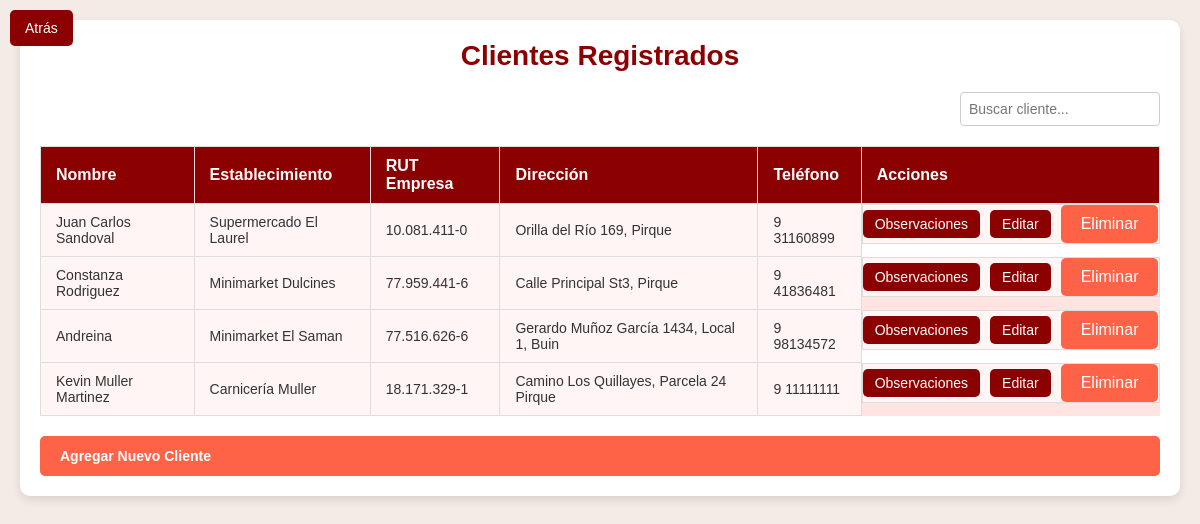
The app's page /listar-clientes/, older data.
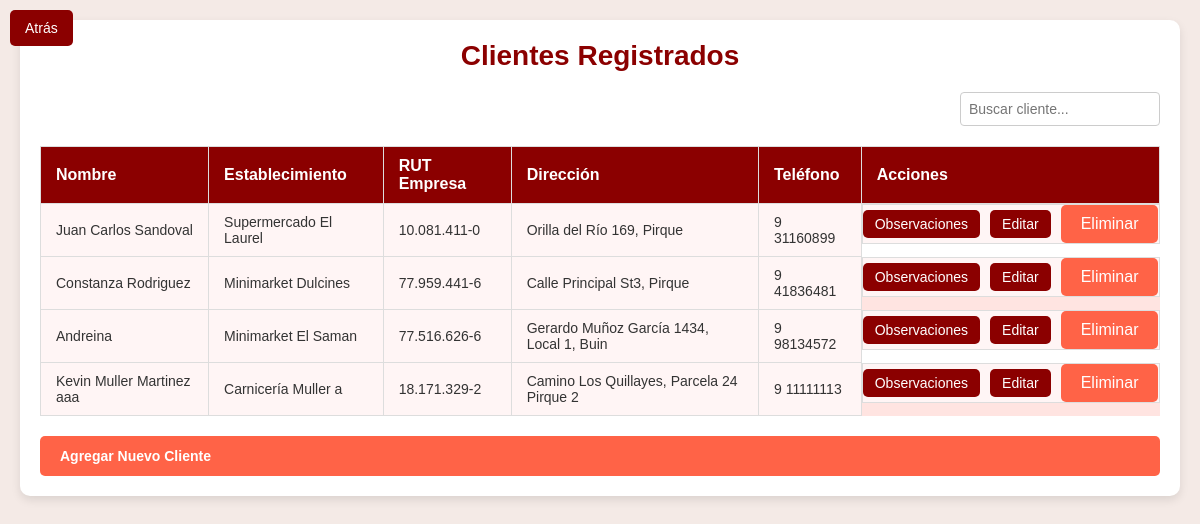
The same page, newer data.
### usuarios/models.py (models this page shows, shortened)
class Cliente(models.Model):
    nombre              = models.CharField(max_length=100)
    establecimiento     = models.CharField(max_length=100)
    rut_empresa         = models.CharField(max_length=20, unique=True)
    direccion           = models.TextField(null=True, blank=True)
    telefono            = models.CharField(max_length=20, null=True, blank=True)
    fecha_registro      = models.DateTimeField(auto_now_add=True)

### usuarios/views.py (the view)
# urls.py: path('listar-clientes/', lista_clientes_view, name='listar-clientes'),
def lista_clientes_view(request):
    clientes = Cliente.objects.all()
    return render(request, 'usuarios/listar_clientes.html', {'clientes': clientes})

### usuarios/templates/usuarios/listar_clientes.html (shortened to what this page needs)
{% load static %}
<!DOCTYPE html>
<html lang="es">
<head>
    <link rel="stylesheet" href="{% static 'css/styles-listar-clientes.css' %}">
</head>
<body>
    <div class="container">
        <a href="{% url 'home' %}" class="btn-back">Atrás</a>
        <h1 class="page-title">Clientes Registrados</h1>
        <table class="table">
            <div class="search-container">
                <input type="text" id="filtro" placeholder="Buscar cliente..." onkeyup="filtrarTabla()">
            </div>
            <thead>
                <tr>
                    <th>Nombre</th>
                    <th>Establecimiento</th>
                    <th>RUT Empresa</th>
                    <th>Dirección</th>
                    <th>Teléfono</th>
                    <th>Acciones</th>
                </tr>
            </thead>
            <tbody>
                {% for cliente in clientes %}
                    <tr>
                        <td>{{ cliente.nombre }}</td>
                        <td>{{ cliente.establecimiento }}</td>
                        <td>{{ cliente.rut_empresa }}</td>
                        <td>{{ cliente.direccion }}</td>
                        <td>{{ cliente.telefono }}</td>
                        <td>
                            <a href="" class="btn btn-primary">Observaciones</a>
                            <a href="{% url 'editar-cliente' cliente.id %}" class="btn btn-primary">Editar</a>
                            <a href="{% url 'eliminar-cliente' cliente.id %}" class="btn btn-danger">Eliminar</a>
                        </td>
                    </tr>
                {% empty %}
                    <tr>
                        <td colspan="7">No hay clientes registrados.</td>
                    </tr>
                {% endfor %}
            </tbody>
        </table>
        <a href="{% url 'crear-cliente' %}" class="btn btn-success">Agregar Nuevo Cliente</a>
    </div>
</body>
</html>

Row changes from the older to the newer data that the page shows:
changed Cliente: nombre "Kevin Muller Martinez" → "Kevin Muller Martinez aaa"; establecimiento "Carnicería Muller" → "Carnicería Muller a"; rut_empresa "18.171.329-1" → "18.171.329-2"; direccion "Camino Los Quillayes, Parcela 24 Pirque" → "Camino Los Quillayes, Parcela 24 Pirque 2"; telefono "9 11111111" → "9 11111113"
